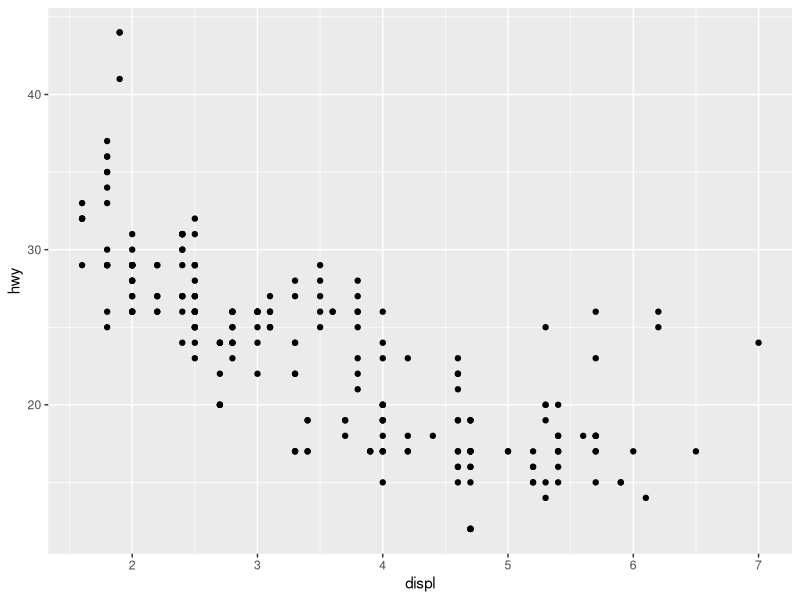
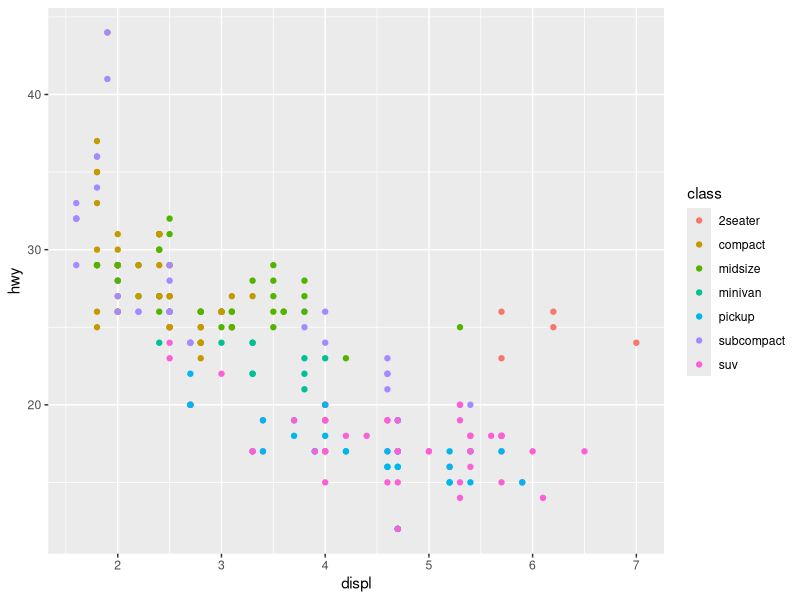
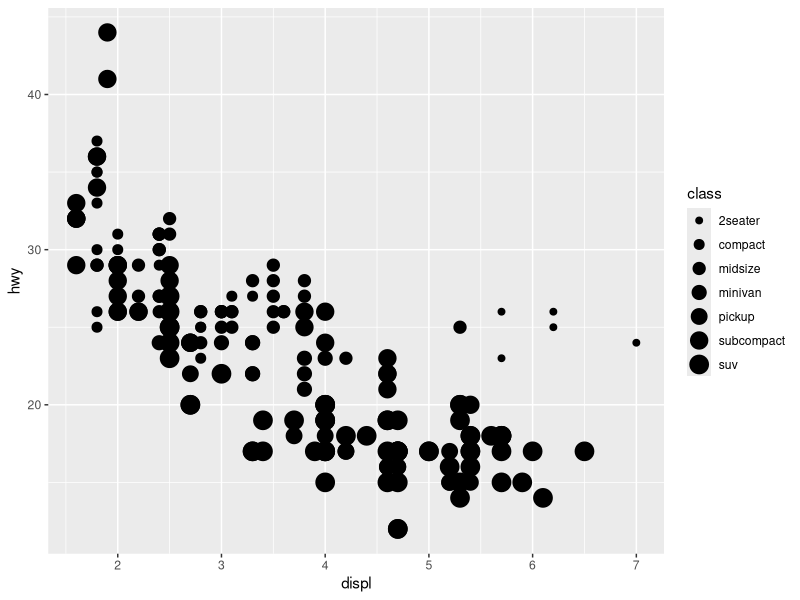
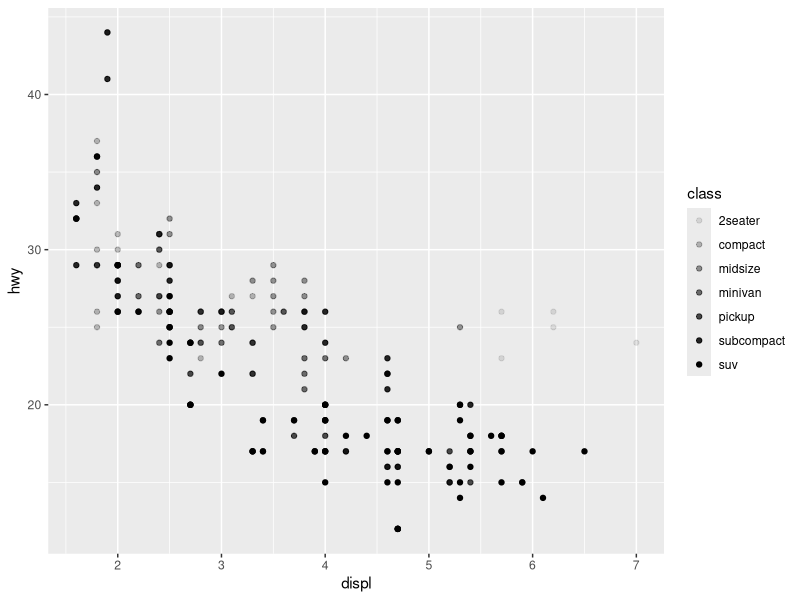
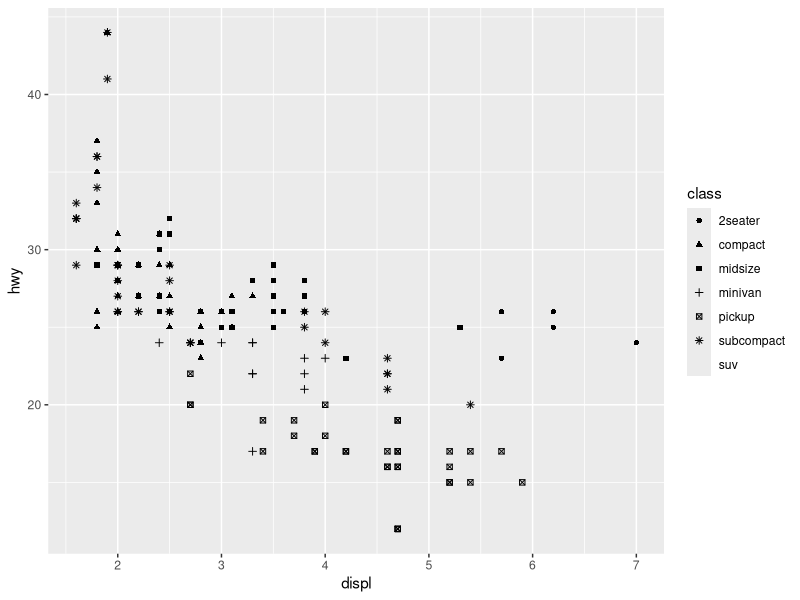
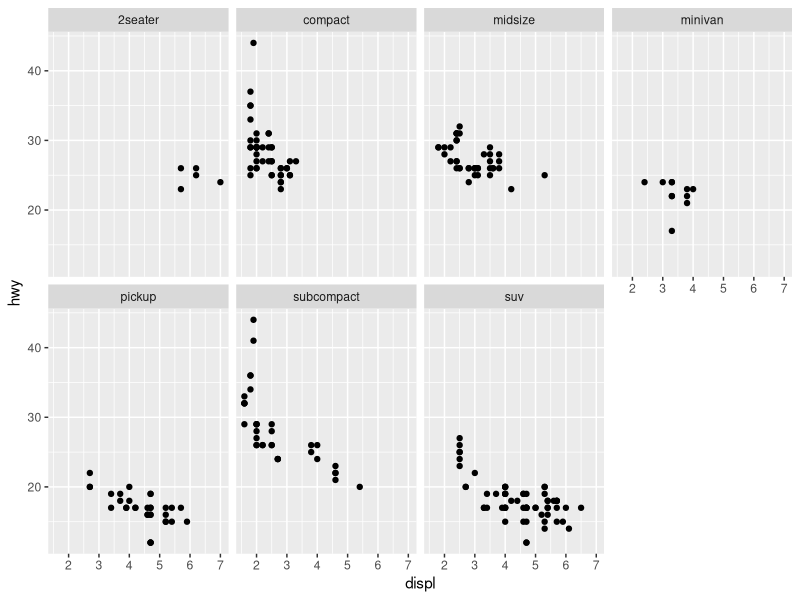
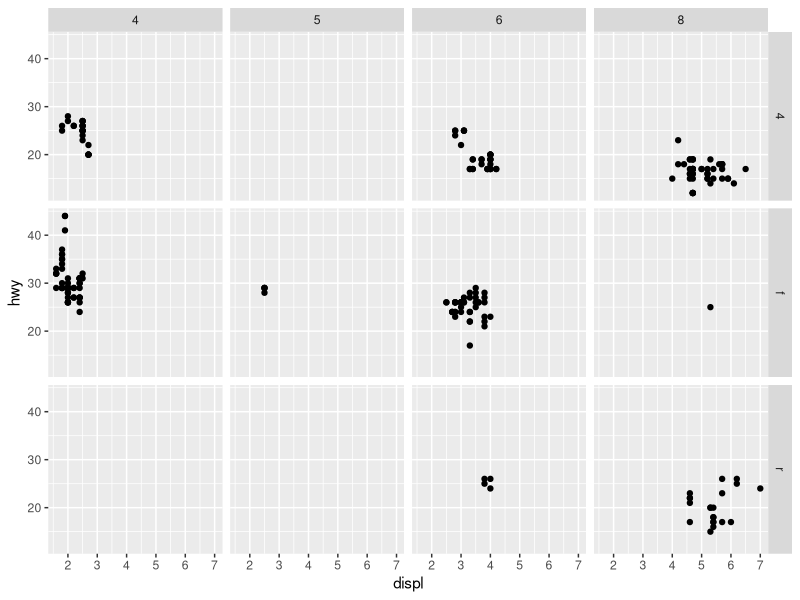

Recreate these plots in R, in order.
# R for Data Science

library(tidyverse)
mpg

# scatter between displ and hwy
ggplot(data = mpg) +
  geom_point(mapping = aes(x=displ, y=hwy))


# scatter with color by class
ggplot(data = mpg) +
  geom_point(mapping = aes(x=displ, y=hwy, color = class))

# scatter with size by class
ggplot(data = mpg) +
geom_point(mapping = aes(x=displ, y=hwy, size = class))

ggplot(data = mpg) +
  geom_point(mapping = aes(x=displ, y=hwy, alpha = class))

ggplot(data = mpg) +
  geom_point(mapping = aes(x=displ, y=hwy, shape = class))

ggplot(data = mpg) + 
  geom_point(mapping = aes(x = displ, y = hwy)) + 
  facet_wrap(~ class, nrow = 2)

ggplot(data = mpg) + 
  geom_point(mapping = aes(x = displ, y = hwy)) + 
  facet_grid(drv ~ cyl)
# dev.off()

